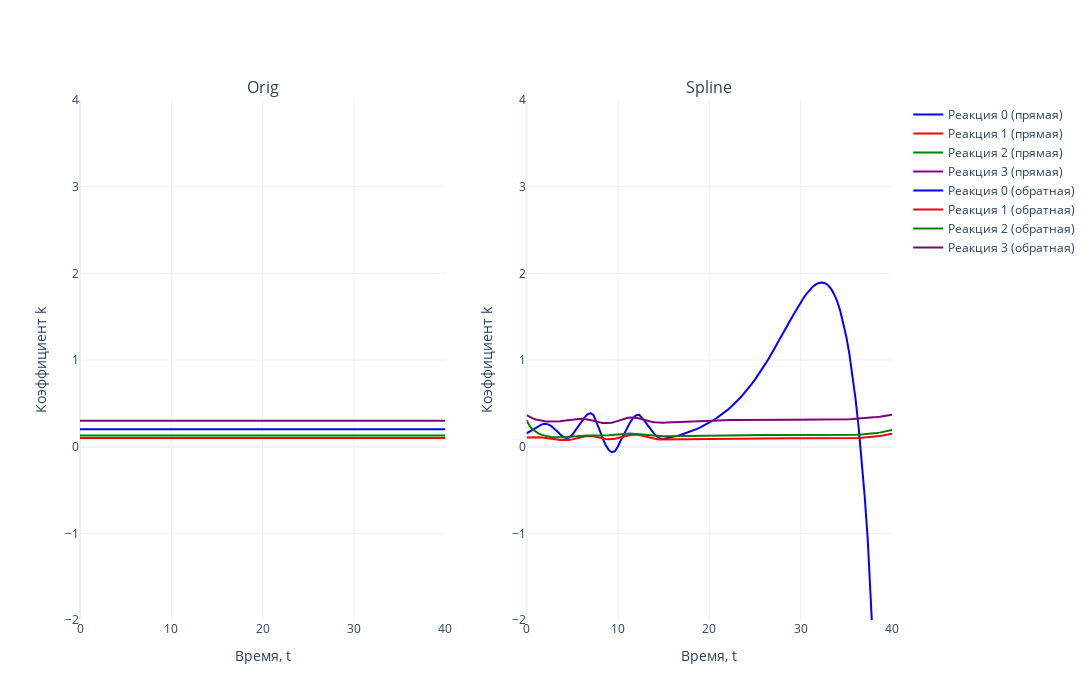

Source (notebook cell):
### Markdown cell above
## Генерация k в ходе обратной задачи

### Code cell
# Задаем цвета (4 цвета для реакций)
colors = ['blue', 'red', 'green', 'purple']

# Создаем два подграфика (2 столбца, 1 строка)
fig = make_subplots(rows=1, cols=2, subplot_titles=['Orig', 'Spline'])

# Первый график (прямая задача)
for i in range(N_REACTION):  
    fig.add_trace(go.Scatter(
        x=tsteps, 
        y=K_TRUE[i, :], 
        mode='lines', 
        name=f'Реакция {i} (прямая)',
        line=dict(color=colors[i % len(colors)])  # Применяем цвета циклично
    ), row=1, col=1)

# Второй график (обратная задача)
for i in range(N_REACTION):  
    fig.add_trace(go.Scatter(
        x=tsteps, 
        y=k_spline[i, :], 
        mode='lines', 
        name=f'Реакция {i} (обратная)',
        line=dict(color=colors[i % len(colors)])  # Применяем цвета циклично
    ), row=1, col=2)

# Настройки общего макета
fig.update_layout(
    template='plotly_white',
    width=1400,  # Общая ширина холста
    height=700,  # Высота холста
    showlegend=True
)

# Ограничение оси Y
fig.update_yaxes(range=[-2, 4], title_text='Коэффициент k', row=1, col=1)
fig.update_yaxes(range=[-2, 4], title_text='Коэффициент k', row=1, col=2)

# Подписи оси X
fig.update_xaxes(title_text='Время, t', row=1, col=1)
fig.update_xaxes(title_text='Время, t', row=1, col=2)

# Отображение графика
fig.show()
